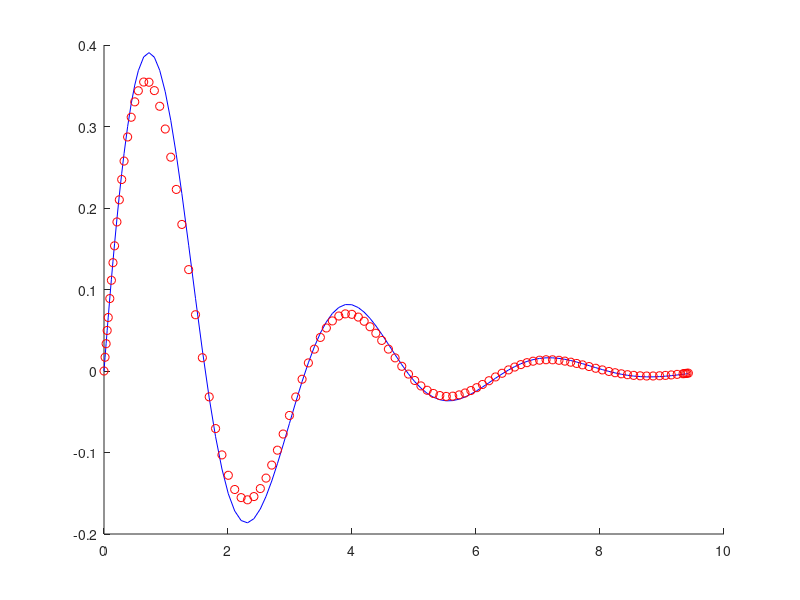

The MATLAB source for this figure:
t = linspace(0,3*pi);
dxdt = @(t,x) [x(2) + 1 - cos(x(1)); -4*x(1) - sin(x(2))];
x0 = [0;1];
[t,x] = ode45(dxdt,[0 3*pi],x0);
p = [1 1 4];
l = roots(p);
A = [1 1;l(1) l(2)];
b = [0;1];
C = linsolve(A,b);
x1 = C(1)*exp(l(1)*t) + C(2)*exp(l(2)*t);

figure
hold on
plot(t,x(:,1),'b-');
plot(t,x1,'ro');